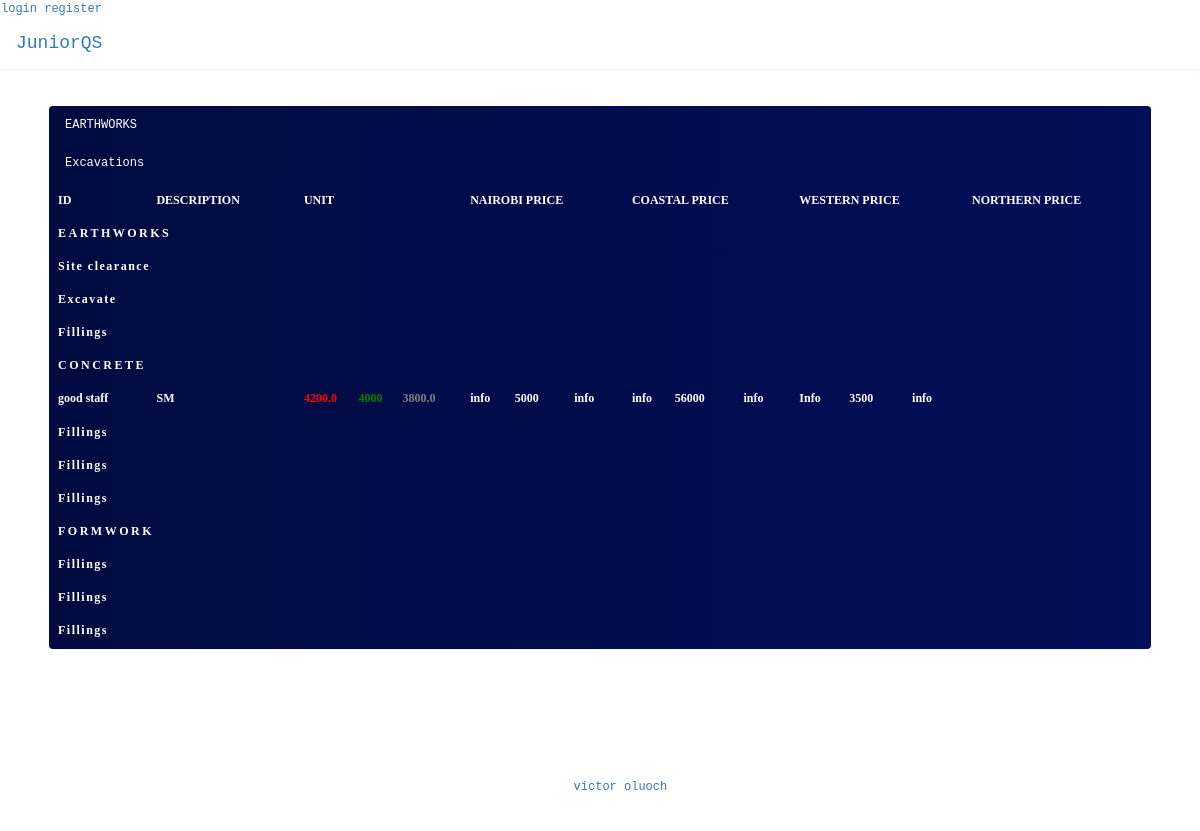
The page /home on the database its author committed.
### app/models.py (models this page shows, shortened)
class Category(db.Model):
    id = db.Column(db.Integer, primary_key=True)
    subcategory_id = db.relationship('Subcategory', backref='subcategory', lazy='dynamic')
    description_id = db.relationship('Description', backref='desc', lazy='dynamic')
    name = db.Column(db.String(250))

class Subcategory(db.Model):
    id = db.Column(db.Integer, primary_key=True)
    description_id = db.relationship('Description', backref='description', lazy='dynamic')
    category = db.Column(db.Integer, db.ForeignKey('category.id'))
    name = db.Column(db.String(250))

class Description(db.Model):
    id = db.Column(db.Integer, primary_key=True)
    unit = db.Column(db.String(250), nullable=False)
    subcategory_id = db.Column(db.Integer, db.ForeignKey('subcategory.id'), nullable=False)
    category_id = db.Column(db.Integer, db.ForeignKey('category.id'), nullable=False)
    nairobi_region = db.Column(db.Integer)
    coastal_region = db.Column(db.Integer)
    western_region = db.Column(db.Integer)
    nothern_region = db.Column(db.Integer)
    name = db.Column(db.String(250), nullable=False)

### app/routes.py (the view)
@app.route('/', methods=['GET'])
@app.route('/home', methods=['GET'])
def home():
    cat = Category.query.all()
    desc = Description.query.all()
    subcategory = Subcategory.query.all()
    return render_template('dashboard.html', cat=cat, desc=desc, subcategory=subcategory)

### app/templates/dashboard.html (shortened to what this page needs)
<!DOCTYPE html>
<html>
    <head>
    <link rel="stylesheet" href="./static/styles/bootstrap.min.css">
    <link rel="stylesheet" href="./static/styles/bootstrap-theme.min.css">
    <link rel="stylesheet" href="./static/styles/font-awesome.min.css">
    <link rel="stylesheet" href="./static/css/font-awesome-animation.min.css">
    <link rel="stylesheet" href="https://stackpath.bootstrapcdn.com/font-awesome/4.7.0/css/font-awesome.min.css"><script src="https://kit.fontawesome.com/e6bee6f630.js"></script>
    <link rel="stylesheet" href="./static/css/main.css">
    <body>
        <nav class="navbar">
            {% if current_user.is_authenticated%}
            {% if current_user.is_admin == True%}
            <a href="{{url_for('home')}}">Dashboard</a>
            {% endif%}
        <a href="{{url_for('logout')}}">logout</a>
        {% else %}
        <a href="{{url_for('login')}}">login</a>
        <a href="{{url_for('register')}}">register</a>
        {% endif %}
            <div class="container-fluid">
                <div class="navbar-header">
                    <a class="navbar-brand" style="margin-top:2">
                        JuniorQS
                    </a>
                </div>
                </div>
        </nav>
<div class="pannel-main">
    <div class="row">
        <div class="col-sm-12">
            <div class="row">
                <div class="col-sm-12">
                </div>
            </div>
        </div>
    </div>
    <div class="row">
        <div class="col-sm-12">
            <div class="col-sm-12" id="itemsListDiv">
                <div class="row">
                    <div class="col-sm-12" id="itemsListTable">
<div class="col-sm-6">
   <br></div>
<div class="col-xs-12">
    <div class="panel" style="background-image: linear-gradient(to right, #020B40, #020F59); color: white;">
        <div class="panel-heading">EARTHWORKS</div>
        <div class="panel-heading">Excavations</div>
                <div class="table table-responsive">
            <table class="table" style="background-image: linear-gradient(to right, #020B40, #020F59); opacity: 1; color: white; font-family: Georgia, 'Times New Roman', Times, serif; font-weight: bolder;">
                <thead>
                    <tr>
                        <th>ID</th>
                        <th>DESCRIPTION</th>
                        <th>UNIT</th>
                        <th>NAIROBI PRICE</th>
                        <th>COASTAL PRICE</th>
                        <th>WESTERN PRICE</th>
                        <th>NORTHERN PRICE</th>
                    </tr>
                </thead>
                <tbody>
                    <tr>
                        {% for det in cat%}
						<td class="panel-heading" style="font-weight: bolder; text-transform: uppercase; color: white; letter-spacing: .25rem;" colspan="8">{{det.name}}</td>
					</tr>
					{% for sub in subcategory%}
							{%if sub.category == det.id%}
							<tr class="subcategory">
								<td style="font-weight:700; color: white; letter-spacing: .15rem;" colspan="8">{{sub.name}}</td>
							</tr>
						{%endif%}
						{% for details in desc%}
							<tr class="desc">
								{%if details.subcategory_id == sub.id and details.category_id == det.id %}
                                    <td>{{details.name}}</td>
									<td>{{details.unit}}</td>
									<td>
                                        <table>
                                            <tr>
                                                <td style="color: red;" class="large_font">{{details.nairobi_region * 1.05}}</td>
                                                <td style="color: green;" class="large_font">&nbsp;{{details.nairobi_region}}&nbsp;</td>
                                                <td style="color: gray;" class="large_font">{{details.nairobi_region * 0.95}}</td>
                                            </tr>
                                        </table>
                                    </td>
									<td>
                                        <table>
                                            <tr>
                                                <td class="large_font">info</td>
                                                <td class="large_font">&nbsp;{{details.coastal_region}}&nbsp;</td>
                                                <td class="large_font">info</td>
                                            </tr>
                                        </table>
                                    </td>
									<td>
                                        <table>
                                            <tr>
                                                <td class="large_font">info</td>
                                                <td class="large_font">&nbsp;{{details.western_region}}&nbsp;</td>
                                                <td class="large_font">info</td>
                                            </tr>
                                        </table>
                                    </td>
                                    <td>
                                        <table>
                                            <tr>
                                                <td class="large_font">Info</td>
                                                <td class="large_font">&nbsp;{{details.nothern_region}}&nbsp;</td>
                                                <td class="large_font">info</td>
                                            </tr>
                                        </table>
                                    </td>
								{% endif %}
							</tr>
						{%endfor%}
					{%endfor%}
				{% endfor%}
               </tbody>
            </table>
        </div>
            </div>
</div>
<div class="col-sm-12 text-center">
</div>
</div>
                </div>
            </div>
        </div>
    </div>
</div>
        <footer class="container-fluid text-center hidden-print">
            <p>
                <i class="fa fa-copyright"></i>
                Copyright <a href="http://www.vicjuma945.com/">victor oluoch</a> (2020)
            </p>
        </footer>

### app/static/css/main.css (style rules this page uses)
.navbar { margin-bottom: 0; border-radius: 0; }
td, th, table { border: none !important; }
table { width: 100% !important; }
footer { background-color: transparent; color: white; padding: 25px; }
.pannel-main { min-height: 20px; padding: 19px; margin-bottom: 20px; border: none; border-radius: 4px; -webkit-box-shadow: inset 0 1px 1px rgba(0, 0, 0, .05); box-shadow: inset 0 1px 1px rgba(0, 0, 0, .05); }
body { background-color: #f5f5f5; background: url(./../images/background.jpg); font-size: 12px; font-family:monospace }

### rows shown on the page
Category: name "EARTHWORKS"
Subcategory: name "Site clearance"
Subcategory: name "Excavate"
Subcategory: name "Fillings"
Category: name "CONCRETE"
Description: name "good staff", unit "SM", details.nairobi_region*1.05 "4200.0", nairobi_region "4000", details.nairobi_region*0.95 "3800.0", coastal_region "5000", western_region "56000", nothern_region "3500"
Subcategory: name "Fillings"
Subcategory: name "Fillings"
Subcategory: name "Fillings"
Category: name "FORMWORK"
Subcategory: name "Fillings"
Subcategory: name "Fillings"
Subcategory: name "Fillings"
